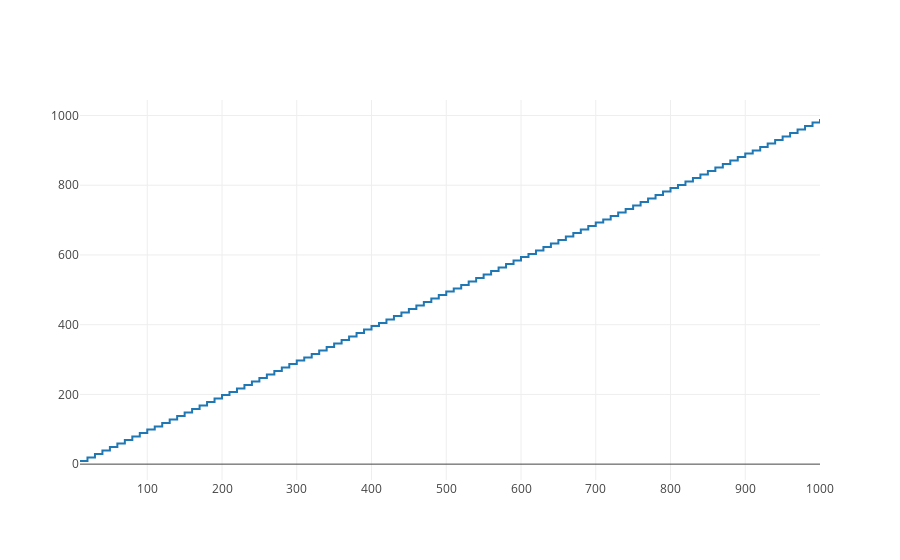

The code cell stored with this chart in its notebook:
### Code cell
t, y = pipeline.sink.stats().total_batches_completed(**params)

data = [
    plotly.graph_objs.Scatter(x=t, y=y, name="batches completed", line={'shape': 'hv'}),
]
plotly.offline.iplot(data, filename='realized_value.html')

### Figure 1 — Plotly figure (JSON) as saved in the notebook; plotly's stock layout.template omitted (floating-point values rounded to 4 significant figures)
{"data": [{"line": {"shape": "hv"}, "name": "batches completed", "type": "scatter", "x": [10, 20, 30, 40, 50, 60, 70, 80, 90, 100, 110, 120, 130, 140, 150, 160, 170, 180, 190, 200, 210, 220, 230, 240, 250, 260, 270, 280, 290, 300, 310, 320, 330, 340, 350, 360, 370, 380, 390, 400, 410, 420, 430, 440, 450, 460, 470, 480, 490, 500, 510, 520, 530, 540, 550, 560, 570, 580, 590, 600, 610, 620, 630, 640, 650, 660, 670, 680, 690, 700, 710, 720, 730, 740, 750, 760, 770, 780, 790, 800, 810, 820, 830, 840, 850, 860, 870, 880, 890, 900, 910, 920, 930, 940, 950, 960, 970, 980, 990, 1000], "y": [9, 19, 29, 39, 49, 59, 69, 79, 89, 99, 108, 118, 128, 138, 148, 158, 168, 178, 188, 198, 207, 217, 227, 237, 247, 257, 267, 277, 287, 297, 306, 316, 326, 336, 346, 356, 366, 376, 386, 396, 405, 415, 425, 435, 445, 455, 465, 475, 485, 495, 504, 514, 524, 534, 544, 554, 564, 574, 584, 594, 603, 613, 623, 633, 643, 653, 663, 673, 683, 693, 702, 712, 722, 732, 742, 752, 762, 772, 782, 792, 801, 811, 821, 831, 841, 851, 861, 871, 881, 891, 900, 910, 920, 930, 940, 950, 960, 970, 980, 990]}], "layout": {}}
